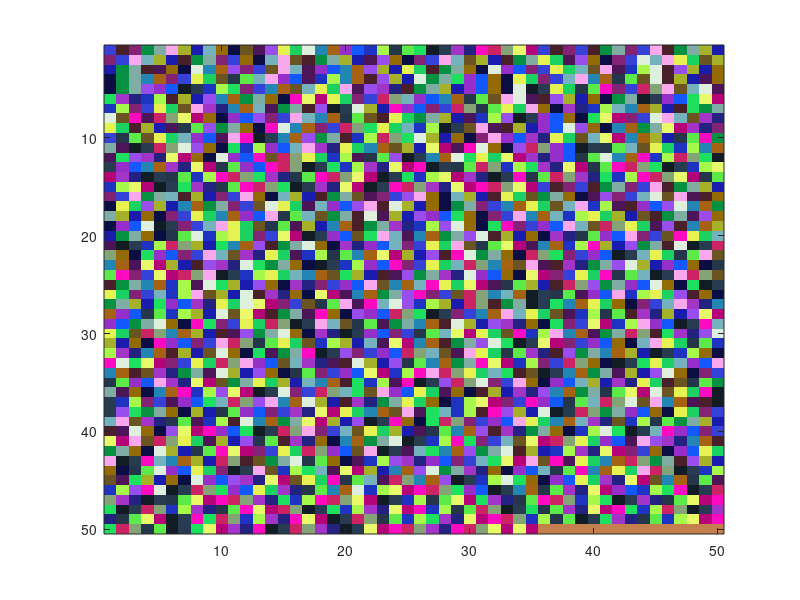

Here is the MATLAB script that generated this plot:
# pkg install -forge image
load("data.mat")
[x,y] = find(data);
S(x)=y;
# returns S
pkg load image;
Colors = rand(36, 3);
side = ceil(sqrt(size(S)(2)));
S_square = reshape(postpad(S, side^2), side, side)';
imagesc(S_square);
colormap(Colors);

